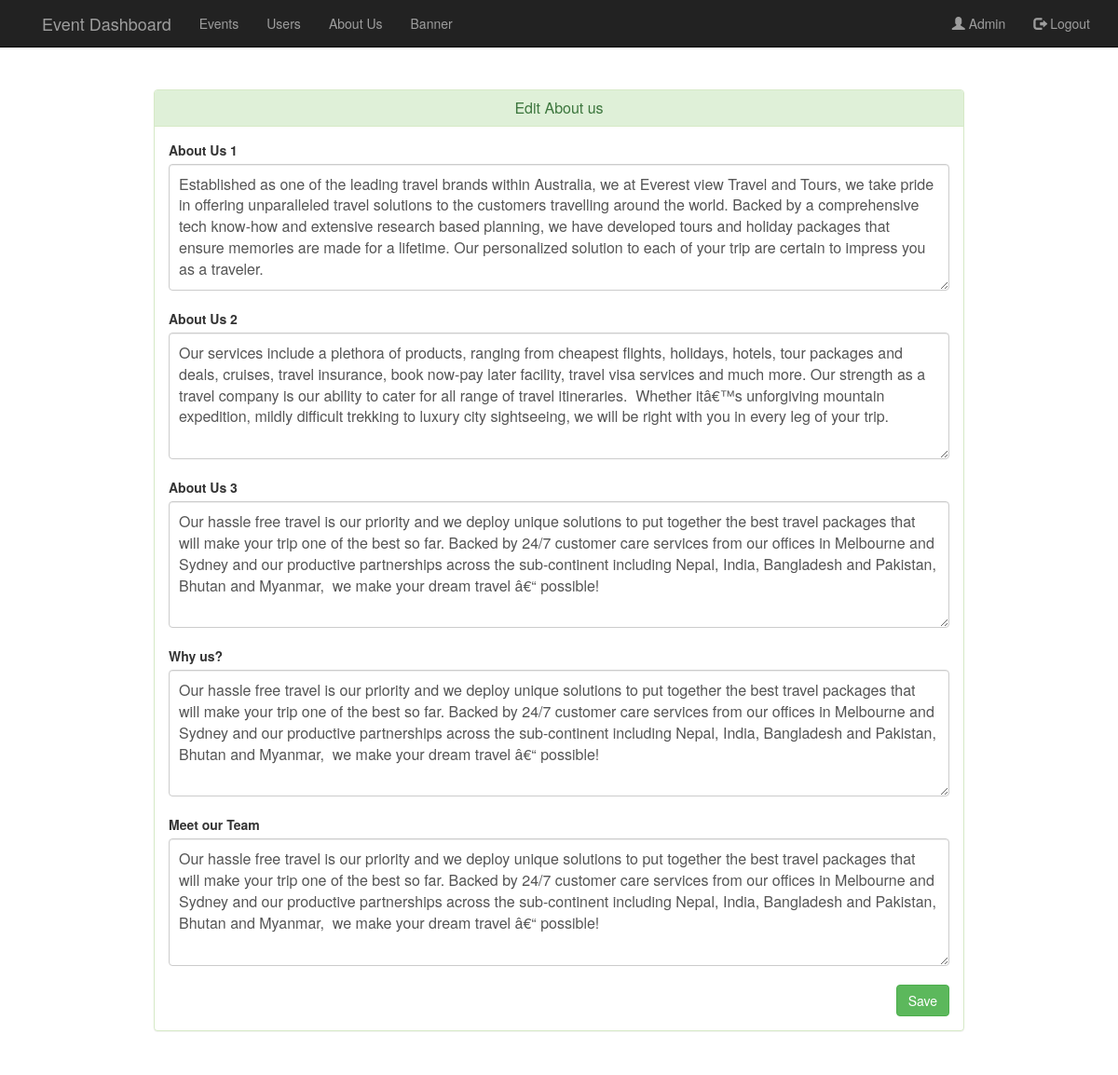
The page /admin/about.php (signed in) on the database its author committed.
### tables this page shows
CREATE TABLE IF NOT EXISTS `about` (
  `id` int(11) NOT NULL,
  `about1` text,
  `about2` text,
  `about3` text,
  `meet` text,
  `whyus` text
);

### admin/about.php (the view, shortened to what this page needs)
<?php include "header.php";
$sel=mysqli_query($con,"SELECT * FROM about where id=1;");
$row=mysqli_fetch_assoc($sel);
extract($row);?>
<div class="container" style="margin:8% auto;width:900px;">
    <div class="panel panel-success">
        <div class="panel-heading">
            <h3 class="panel-title text-center">Edit About us</h3>
        </div>
        <div class="panel-body">
            <form method="POST" class="form-signin" action="about.php?update">
            <label>About Us 1</label>
            <textarea class="form-control" rows="5" name="about1"><?php echo $about1;?></textarea><br>
            <label>About Us 2</label>
            <textarea class="form-control" rows="5"  name="about2"><?php echo $about2;?></textarea><br>
            <label>About Us 3</label>
            <textarea class="form-control" rows="5"  name="about3"><?php echo $about3;?></textarea><br>
            <label>Why us?</label>
            <textarea class="form-control" rows="5"  name="whyus"><?php echo $about3;?></textarea><br>
            <label>Meet our Team</label>
            <textarea class="form-control" rows="5"  name="meet"><?php echo $about3;?></textarea><br>
            <input type="submit" class="btn btn-success pull-right" value="Save">
            </form>
        </div>
    </body>
    </html>

### assets/css/admin.css (style rules this page uses)
.form-signin .form-control { position: relative; font-size: 16px; height: auto; padding: 10px; -webkit-box-sizing: border-box; -moz-box-sizing: border-box; box-sizing: border-box; }

### rows shown on the page
about: about1 "Established as one of the leading travel brands within Australia, we at Everest view Travel and Tours, we take pride in offering unparalleled travel solutions to the customers travelling around the world. Backed by a comprehensive tech know-how and extensive research based planning, we have developed tours and holiday packages that ensure memories are made for a lifetime. Our personalized solution to each of your trip are certain to impress you as a traveler.", about2 "Our services include a plethora of products, ranging from cheapest flights, holidays, hotels, tour packages and deals, cruises, travel insurance, book now-pay later facility, travel visa services and much more. Our strength as a travel company is our ability to cater for all range of travel itineraries. Whether itâ€™s unforgiving mountain expedition, mildly difficult trekking to luxury city sightseeing, we will be right with you in every leg of your trip.", about3 "Our hassle free travel is our priority and we deploy unique solutions to put together the best travel packages that will make your trip one of the best so far. Backed by 24/7 customer care services from our offices in Melbourne and Sydney and our productive partnerships across the sub-continent including Nepal, India, Bangladesh and Pakistan, Bhutan and Myanmar, we make your dream travel â€“ possible!", whyus "Our hassle free travel is our priority and we deploy unique solutions to put together the best travel packages that will make your trip one of the best so far. Backed by 24/7 customer care services from our offices in Melbourne and Sydney and our productive partnerships across the sub-continent including Nepal, India, Bangladesh and Pakistan, Bhutan and Myanmar, we make your dream travel â€“ possible!", meet "Our hassle free travel is our priority and we deploy unique solutions to put together the best travel packages that will make your trip one of the best so far. Backed by 24/7 customer care services from our offices in Melbourne and Sydney and our productive partnerships across the sub-continent including Nepal, India, Bangladesh and Pakistan, Bhutan and Myanmar, we make your dream travel â€“ possible!"

### other values the page prints
$username "Admin"
